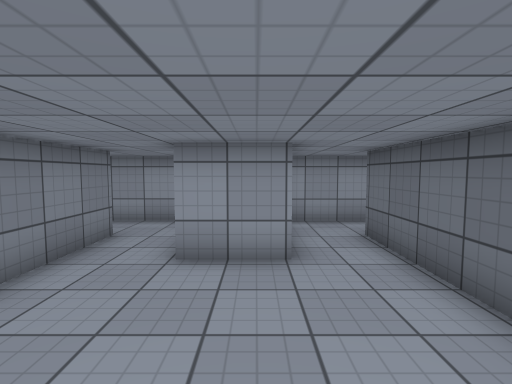
View 1 (above)

14 first-person views from a walk through a Unity game level. The camera is 1.5 m above the floor, tilts 4° down and sees 85° across. The floor is counted in squares, 1 m on a side. Each view is taken from the middle of a square. On the plan, view 1 faces up. The plan holds only what a view shows up to about 14 squares ahead; the rest is blank. The player character is not drawn. Surface patterns are stand-ins for the level's own textures.

View 2
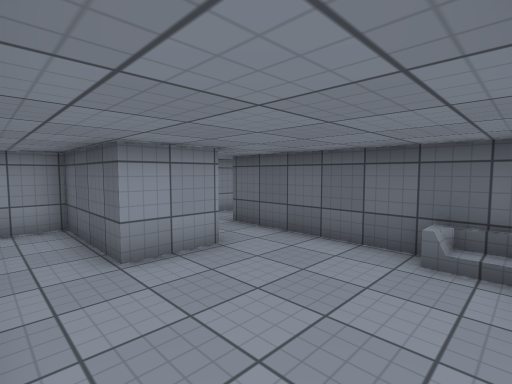

View 3
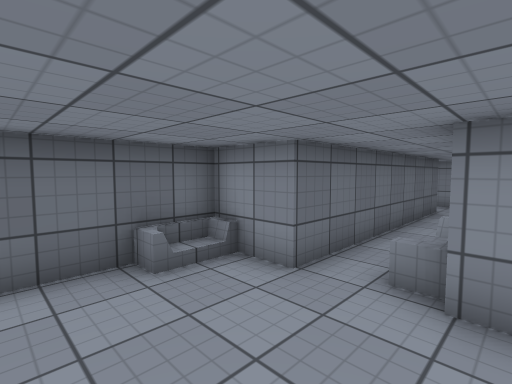

View 4
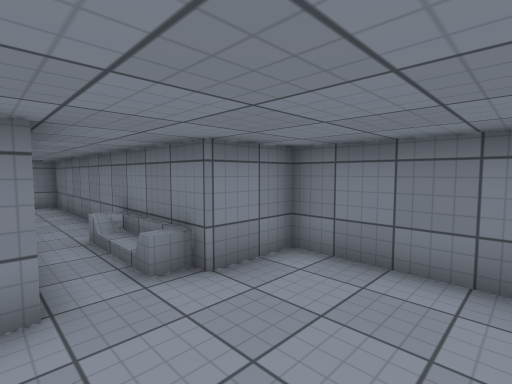

View 5
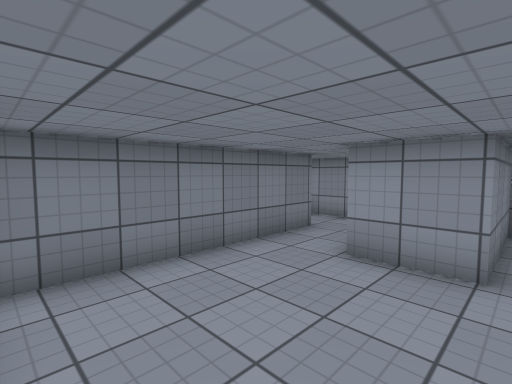

View 6
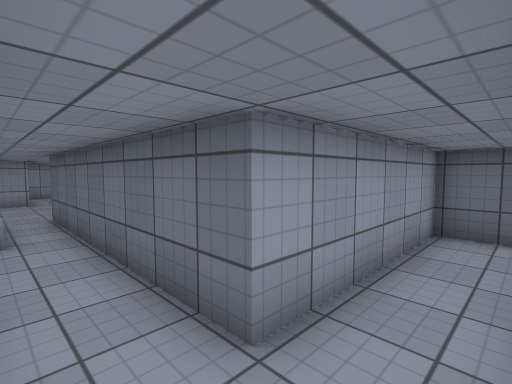

View 7
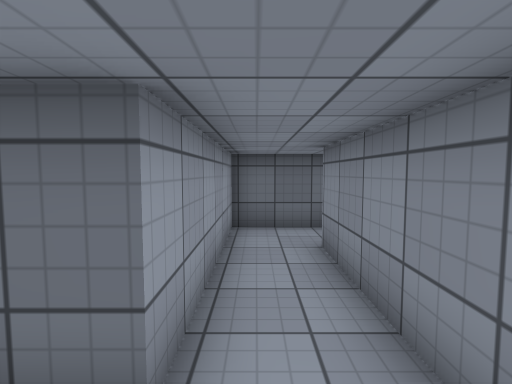

View 8
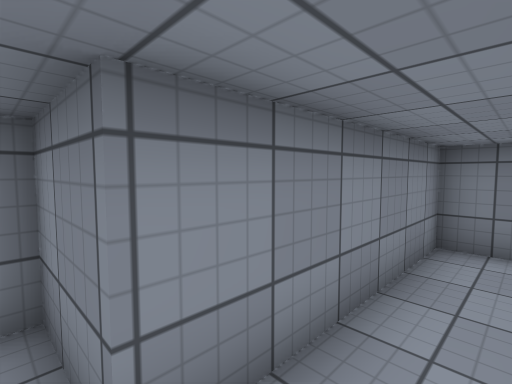

View 9
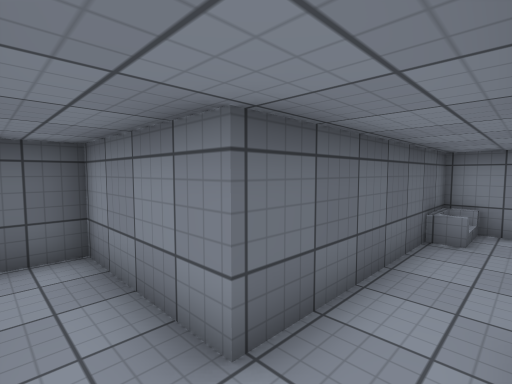

View 10
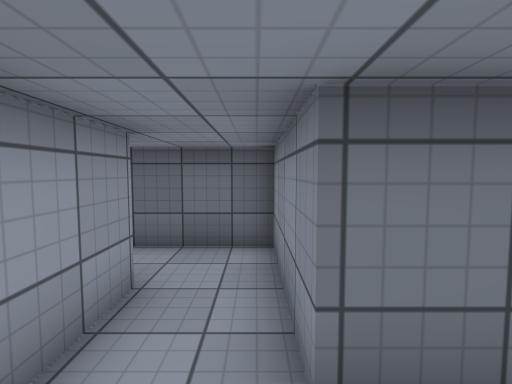

View 11
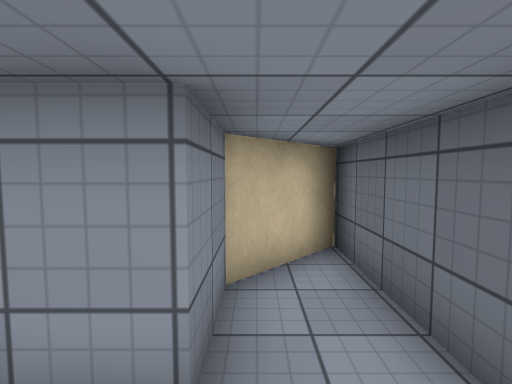

View 12
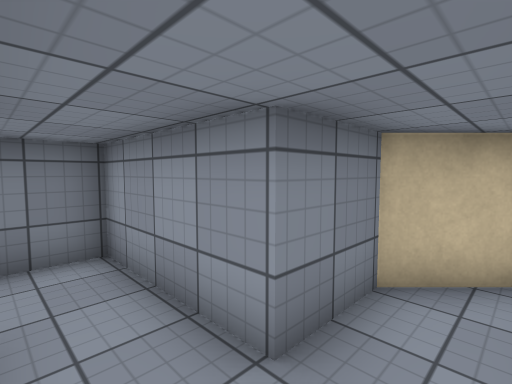

View 13
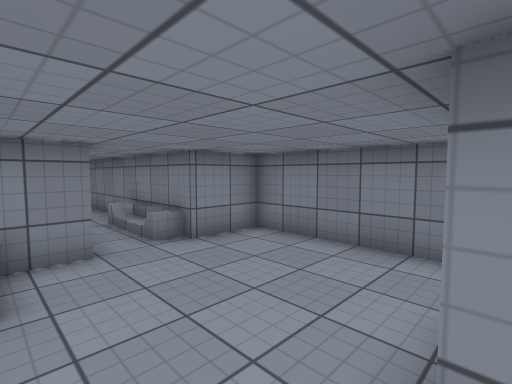

View 14
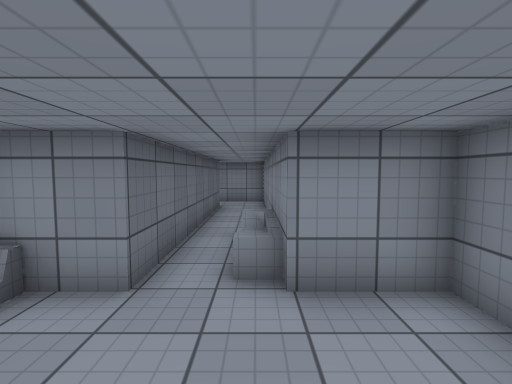

### Floor plan
Points are (right, up) in squares from view 1. A wall is a line through its corners. A room is listed if a view was taken in it or the views show most of it. See-through windows are left out.
Room 1 (views 1, 2, 3, 4, 5, 14)
walls: (0.6, 4.7) (-1.4, 4.7); (-3.4, 4.6) (-3.4, -0.4) (-1.4, -0.4) (-1.4, -1.4); (0.6, -1.4) (0.6, -0.4) (2.6, -0.4); (2.6, -0.2) (2.6, 4.4)
low walls: (-1.5, -0.8) (-0.7, -0.8) (-0.7, -1.5); (1.9, -0.5) (1.9, 1.2) (2.6, 1.2)
ways out: opening at (1.5, 5.5) to room 3; opening at (0, -1) to room 5; opening at (-2.5, 5.5)
Room 2 (views 6, 7, 8)
walls: (6.6, -11.9) (6.6, -9.3) (0.6, -9.3) (0.6, -4.6); (-1.4, -4.6) (-1.4, -11.3) (4.6, -11.3) (4.6, -13.4) (5, -13.4)
ways out: opening at (0, -4) to room 5
Room 3 (views 9, 10, 13)
walls: (2.6, 4.4) (2.6, 6.6) (4.6, 6.6); (4.6, 8.6) (0.6, 8.6) (0.6, 4.7)
ways out: opening at (1.5, 5.5) to room 1; opening at (3.5, 7.5) to room 4
Room 4 (views 11, 12)
walls: (4.6, 6.6) (6.6, 6.6) (6.6, 8.6)
ways out: opening at (3.5, 7.5) to room 3; opening at (5.5, 9.5)
Room 5 (no view inside)
walls: (0.6, -4.6) (0.6, -1.4); (-1.4, -1.4) (-1.4, -4.6)
ways out: opening at (0, -1) to room 1; opening at (0, -4) to room 2

Positions as (right, up) in squares from view 1, and headings:
1: (0, 0), facing up
2: (-3, 0), facing up-right
3: (-2, 3), facing down-right
4: (1, 3), facing down-left
5: (1, 0), facing up-left
6: (-1, -11), facing up-right
7: (-1, -10), facing right
8: (5, -10), facing down-left
9: (1, 8), facing down-right
10: (1, 7), facing right
11: (5, 7), facing up
12: (6, 7), facing up-left
13: (2, 5), facing down-left
14: (-1, 3), facing down
